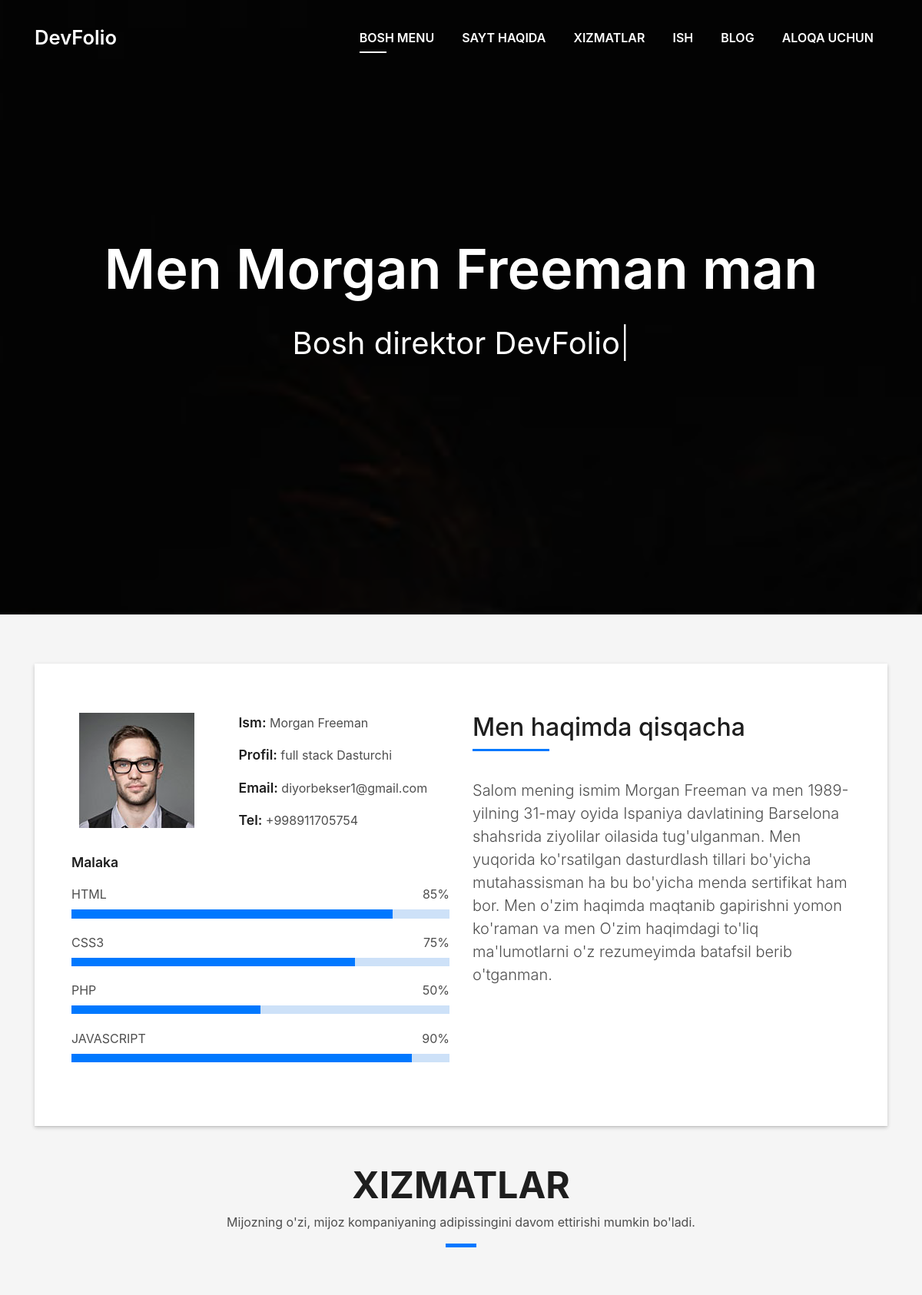
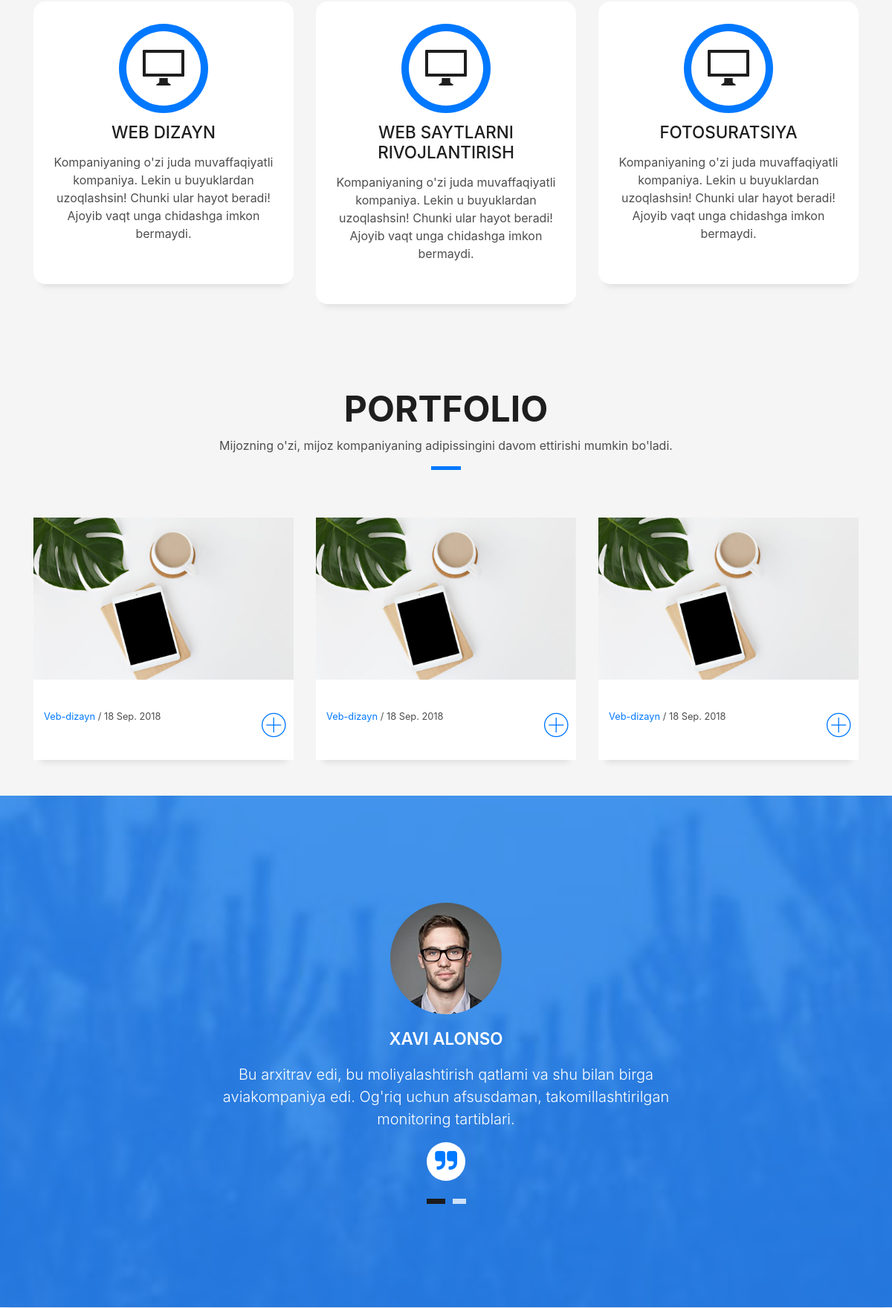
The page / (upper part) on the database its author committed (2 pictures, top to bottom).
### main/models.py (models this page shows)
class Myself(models.Model):
    full_name = models.CharField(max_length=255)
    profil = models.CharField(max_length=255)
    email = models.EmailField()
    phone = models.CharField(max_length=18)
    bio = models.TextField()
    img = models.ImageField()

class Servises(models.Model):
    img = models.ImageField()
    title = models.CharField(max_length=255)
    body = models.TextField()

class Portfolio(models.Model):
    img = models.ImageField()
    title = models.CharField(max_length=255)

### main/views.py (the view, shortened to what this page needs)
# urls.py: path('', homepageview, name='home'),
def homepageview(request):
    myself = Myself.objects.all()[0]
    servises = Servises.objects.all()
    portfolios = Portfolio.objects.all()
    blog = Blog.objects.all()
    return render(request, 'index.html',{'myself':myself, 'servises': servises, 'portfolios':portfolios, 'blogs': blog})

### templates/index.html (shortened to what this page needs)
<!DOCTYPE html>
{% load static %}
<html lang="en">
<head>
  <link href="{% static 'lib/bootstrap/css/bootstrap.min.css'%}" rel="stylesheet">
  <link href="{% static 'lib/font-awesome/css/font-awesome.min.css' %}" rel="stylesheet">
  <link href="{% static 'lib/animate/animate.min.css' %}" rel="stylesheet">
  <link href="{% static 'lib/ionicons/css/ionicons.min.css' %}" rel="stylesheet">
  <link href="{% static 'lib/owlcarousel/assets/owl.carousel.min.css' %}" rel="stylesheet">
  <link href="{% static 'lib/lightbox/css/lightbox.min.css' %}" rel="stylesheet">
  <link href="{% static 'css/style.css' %}" rel="stylesheet">
</head>
<body id="page-top">
  <nav class="navbar navbar-b navbar-trans navbar-expand-md fixed-top" id="mainNav">
    <div class="container">
      <a class="navbar-brand js-scroll" href="#page-top">DevFolio</a>
      <div class="navbar-collapse collapse justify-content-end" id="navbarDefault">
        <ul class="navbar-nav">
          <li class="nav-item">
            <a class="nav-link js-scroll active" href="#home">Bosh menu</a>
          </li>
          <li class="nav-item">
            <a class="nav-link js-scroll" href="#about">Sayt haqida</a>
          </li>
          <li class="nav-item">
            <a class="nav-link js-scroll" href="#service">Xizmatlar</a>
          </li>
          <li class="nav-item">
            <a class="nav-link js-scroll" href="#work">Ish</a>
          </li>
          <li class="nav-item">
            <a class="nav-link js-scroll" href="#blog">Blog</a>
          </li>
          <li class="nav-item">
            <a class="nav-link js-scroll" href="#contact">Aloqa uchun</a>
          </li>
        </ul>
      </div>
    </div>
  </nav>
  <div id="home" class="intro route bg-image" style="background-image: url({% static 'img/intro-bg.jpg'%})">
    <div class="overlay-itro"></div>
    <div class="intro-content display-table">
      <div class="table-cell">
        <div class="container">
          <h1 class="intro-title mb-4">Men Morgan Freeman man</h1>
          <p class="intro-subtitle"><span class="text-slider-items">Bosh direktor DevFolio, veb-dasturchi,Veb-dizayner,Frontend dasturchisi,Grafik dizayner</span><strong class="text-slider"></strong></p>
        </div>
      </div>
    </div>
  </div>
  <section id="about" class="about-mf sect-pt4 route">
    <div class="container">
      <div class="row">
        <div class="col-sm-12">
          <div class="box-shadow-full">
            <div class="row">
              <div class="col-md-6">
                <div class="row">
                  <div class="col-sm-6 col-md-5">
                    <div class="about-img">
                      <img src="{{ myself.img.url }}" class="" alt="">
                    </div>
                  </div>
                  <div class="col-sm-6 col-md-7">
                    <div class="about-info">
                      <p><span class="title-s">Ism: </span> <span>{{myself.full_name}}</span></p>
                      <p><span class="title-s">Profil: </span> <span>{{myself.profil}}</span></p>
                      <p><span class="title-s">Email: </span> <span>{{myself.email}}</span></p>
                      <p><span class="title-s">Tel: </span> <span>{{myself.phone}}</span></p>
                    </div>
                  </div>
                </div>
                <div class="skill-mf">
                  <p class="title-s">Malaka</p>
                  <span>HTML</span> <span class="pull-right">85%</span>
                  <div class="progress">
                    <div class="progress-bar" role="progressbar" style="width: 85%;" aria-valuenow="85" aria-valuemin="0"
                      aria-valuemax="100"></div>
                  </div>
                  <span>CSS3</span> <span class="pull-right">75%</span>
                  <div class="progress">
                    <div class="progress-bar" role="progressbar" style="width: 75%" aria-valuenow="75" aria-valuemin="0"
                      aria-valuemax="100"></div>
                  </div>
                  <span>PHP</span> <span class="pull-right">50%</span>
                  <div class="progress">
                    <div class="progress-bar" role="progressbar" style="width: 50%" aria-valuenow="50" aria-valuemin="0"
                      aria-valuemax="100"></div>
                  </div>
                  <span>JAVASCRIPT</span> <span class="pull-right">90%</span>
                  <div class="progress">
                    <div class="progress-bar" role="progressbar" style="width: 90%" aria-valuenow="90" aria-valuemin="0"
                      aria-valuemax="100"></div>
                  </div>
                </div>
              </div>
              <div class="col-md-6">
                <div class="about-me pt-4 pt-md-0">
                  <div class="title-box-2">
                    <h5 class="title-left">
                      Men haqimda qisqacha
                    </h5>
                  </div>
                  <p class="lead">
                    {{myself.bio}}
                  </p>
                </div>
              </div>
            </div>
          </div>
        </div>
      </div>
    </div>
  </section>
  <section id="service" class="services-mf route">
    <div class="container">
      <div class="row">
        <div class="col-sm-12">
          <div class="title-box text-center">
            <h3 class="title-a">
                XIZMATLAR
            </h3>
            <p class="subtitle-a">
                Mijozning o'zi, mijoz kompaniyaning adipissingini davom ettirishi mumkin bo'ladi.
            </p>
            <div class="line-mf"></div>
          </div>
        </div>
      </div>
      <div class="row">
        {% for servis in servises%}
        <div class="col-md-4">
          <div class="service-box">
            <div class="service-ico">
              <span class="ico-circle"><i class="ion-monitor"></i>  </span>
            </div>
            <div class="service-content">
              <h2 class="s-title">{{servis.title}}</h2>
              <p class="s-description text-center">
                {{servis.body}}
              </p>
            </div>
          </div>
        </div>
        {% endfor%}
    </div>
  </section>
  <section id="work" class="portfolio-mf sect-pt4 route">
    <div class="container">
      <div class="row">
        <div class="col-sm-12">
          <div class="title-box text-center">
            <h3 class="title-a">
              Portfolio
            </h3>
            <p class="subtitle-a">
                Mijozning o'zi, mijoz kompaniyaning adipissingini davom ettirishi mumkin bo'ladi.
            </p>
            <div class="line-mf"></div>
          </div>
        </div>
      </div>
      <div class="row">
        {% for porfolio in portfolios%}
        <div class="col-md-4">
          <div class="work-box">
            <a href="{% static 'img/work-1.jpg' %}" data-lightbox="gallery-mf">
              <div class="work-img">
                <img src="{% static 'img/work-1.jpg' %}" alt="" class="img-fluid">
              </div>
              <div class="work-content">
                <div class="row">
                  <div class="col-sm-8">
                    <div class="w-more">
                      <span class="w-ctegory">Veb-dizayn</span> / <span class="w-date">18 Sep. 2018</span>
                    </div>
                  </div>
                  <div class="col-sm-4">
                    <div class="w-like">
                      <span class="ion-ios-plus-outline"></span>
                    </div>
                  </div>
                </div>
              </div>
            </a>
          </div>
        </div>
        {% endfor %}
  </section>
  <div class="testimonials paralax-mf bg-image" style="background-image: url(img/overlay-bg.jpg)">
    <div class="overlay-mf"></div>
    <div class="container">
      <div class="row">
        <div class="col-md-12">
          <div id="testimonial-mf" class="owl-carousel owl-theme">
            <div class="testimonial-box">
              <div class="author-test">
                <img src="{% static 'img/testimonial-2.jpg' %}" alt="" class="rounded-circle b-shadow-a">
                <span class="author">Xavi Alonso</span>
              </div>
              <div class="content-test">
                <p class="description lead">
                    Bu arxitrav edi, bu moliyalashtirish qatlami va shu bilan birga aviakompaniya edi. Og'riq uchun afsusdaman,
                    takomillashtirilgan monitoring tartiblari.
                </p>
                <span class="comit"><i class="fa fa-quote-right"></i></span>
              </div>
            </div>
          </div>
        </div>
      </div>
    </div>
  </div>
</body>
</html>

### rows shown on the page
Myself: img (picture), full_name "Morgan Freeman", profil "full stack Dasturchi", email "diyorbekser1@gmail.com", phone "+998911705754", bio "Salom mening ismim Morgan Freeman va men 1989-yilning 31-may oyida Ispaniya davlatining Barselona shahsrida ziyolilar oilasida tug'ulganman. Men yuqorida ko'rsatilgan dasturdlash tillari bo'yicha mutahassisman ha bu bo'yicha menda sertifikat ham bor. Men o'zim haqimda maqtanib gapirishni yomon ko'raman va men O'zim haqimdagi to'liq ma'lumotlarni o'z rezumeyimda batafsil berib o'tganman."
Servises: title "WEB DIZAYN", body "Kompaniyaning o'zi juda muvaffaqiyatli kompaniya. Lekin u buyuklardan uzoqlashsin! Chunki ular hayot beradi! Ajoyib vaqt unga chidashga imkon bermaydi."
Servises: title "WEB SAYTLARNI RIVOJLANTIRISH", body "Kompaniyaning o'zi juda muvaffaqiyatli kompaniya. Lekin u buyuklardan uzoqlashsin! Chunki ular hayot beradi! Ajoyib vaqt unga chidashga imkon bermaydi."
Servises: title "FOTOSURATSIYA", body "Kompaniyaning o'zi juda muvaffaqiyatli kompaniya. Lekin u buyuklardan uzoqlashsin! Chunki ular hayot beradi! Ajoyib vaqt unga chidashga imkon bermaydi."
